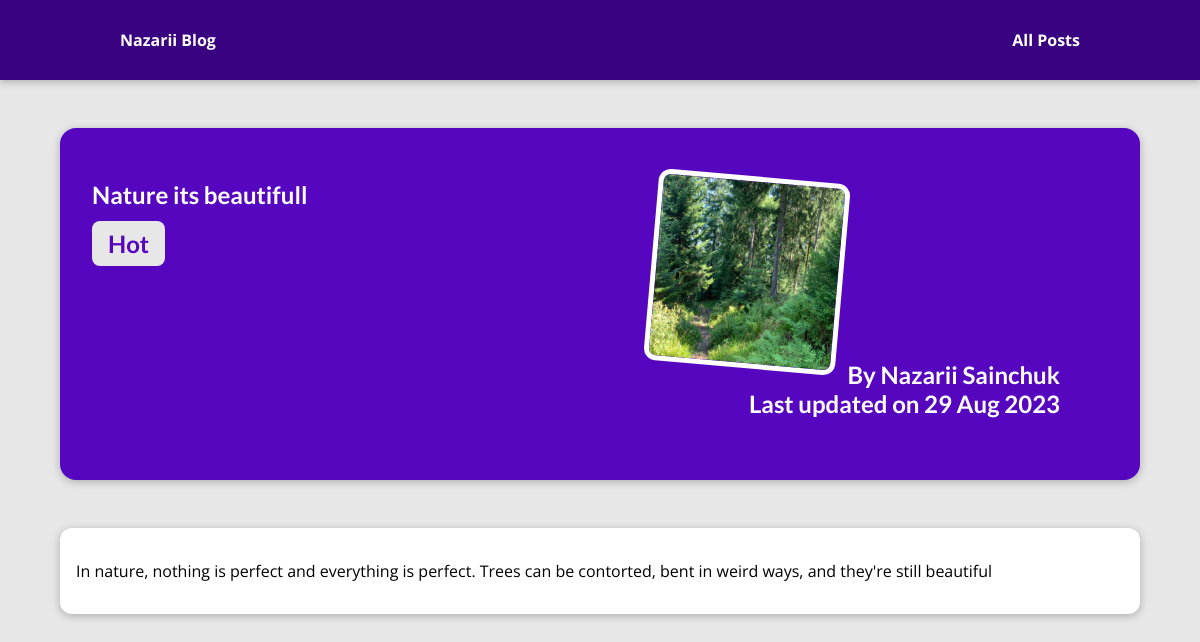
Page /posts/nature on the committed database.
### blog/models.py (models this page shows, shortened)
class Post(models.Model):
    title = models.CharField(max_length = 150)
    excerpt = models.CharField(max_length = 200)
    image_name = models.CharField(max_length = 100)
    date = models.DateField(auto_now=True)
    slug = models.SlugField(unique=True, db_index=True)
    content = models.TextField(validators=[MinLengthValidator(10)])
    author = models.ForeignKey(
        Author, on_delete=models.SET_NULL, null=True, related_name="posts")
    tags = models.ManyToManyField(Tag)

class Tag(models.Model):
    caption = models.CharField(max_length=25)

class Author(models.Model):
    first_name = models.CharField(max_length = 100)
    last_name = models.CharField(max_length = 100)
    e_mail = models.EmailField()
    def full_name(self):
        return f"{self.first_name} {self.last_name}"
    def __str__(self):
        return self.full_name()

### blog/views.py (the view)
# urls.py: path("posts/<slug:slug>", views.post_detail,
def post_detail(request, slug):
  identefied_post = get_object_or_404(Post, slug=slug)
  return render(request, "blog/post-detail.html", {
    "post": identefied_post,
    "post_tags": identefied_post.tags.all()
  })

### blog/templates/blog/post-detail.html (shortened to what this page needs)
{% extends "base.html" %}
{% load static %}
{% block css_files %}
    <link rel="stylesheet" href="{% static "blog/post-detail.css" %}">
{% endblock css_files %}
{% block content %}
    <section id="summary">
        <h2>{{post.title}}<h2>
        <div>
            {% for tag in post_tags %}
                <span class="tag">{{tag.caption}}</span>
            {% endfor %}
        </div>
        <article>
            <img src="{% static "blog/images/"|add:post.image_name %}" alt="{{post.title}}">
            <adress>By <a href="mailto:{{ post.author.e_mail }}">{{post.author|title}}</a></adress>
            <div>
                Last updated on <time>{{post.date|date:"d M Y"}}</time>
            </div>
        </article>
    </section>
    <main>
        {{post.content|linebreaks}}
    </main>
{% endblock content %}

### static/app.css (style rules this page uses)
* { box-sizing: border-box; }
html { font-family: 'Open Sans', 'Lato', sans-serif; }
body { margin: 0; }
h1, h2, h3 { font-family: 'Lato', sans-serif; font-weight: bold; }

### blog/static/blog/post-detail.css (style rules this page uses)
body { background-color: #e7e7e7; }
#summary { margin: 8rem auto 3rem auto; padding: 2rem; width: 90%; max-width: 90rem; border-radius: 16px; background-color: #5706c0; position: relative; box-shadow: 0 2px 8px rgba(0, 0, 0, 0.25); height: 22rem; }
#summary h2 { color: white; font-size: 1.5rem; margin-bottom: 0.25rem; }
#summary article { position: absolute; top: 2rem; right: 3rem; padding: 1rem 2rem; border-radius: 12px; text-align: right; color: white; }
#summary article img { width: 12rem; height: 12rem; border-radius: 12px; transform: rotateZ(5deg); border: 5px solid white; margin-bottom: 1rem; }
#summary a { color: white; text-decoration: none; }
#summary time { font-weight: bold; }
main { width: 90%; max-width: 90rem; margin: 3rem auto; background-color: white; padding: 1rem; border-radius: 12px; box-shadow: 0 2px 8px rgba(0, 0, 0, 0.25); }
.tag { background-color: #e7e7e7; color: #5706c0; padding: 0.5rem 1rem; border-radius: 8px; }

### rows in the picture
Post: title "Nature its beautifull", image_name (picture), author "Nazarii Sainchuk", date "29 Aug 2023", content "In nature, nothing is perfect and everything is perfect. Trees can be contorted, bent in weird ways, and they're still beautiful"
Tag: caption "Hot"
